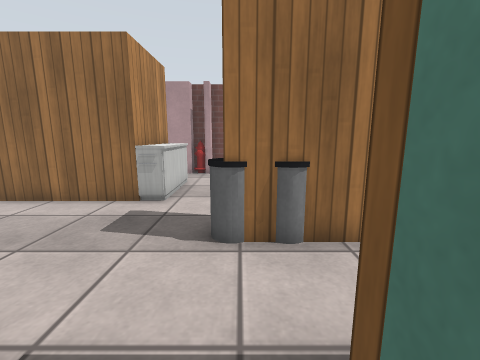
View 1 (above)

18 first-person views from a walk through a robot-simulator world made for Gazebo. The camera is 1 m above the floor, tilts 10° down and sees 90° across. Floor lines are 1 m apart. The floor is counted in squares, 0.5 m on a side. Each view is taken from the middle of a square. On the plan, view 1 faces up. The plan holds only what a view shows up to about 15 squares ahead; the rest is blank. The place goes on beyond the plan. Simple patterns stand in for the simulator's built-in surfaces. Simple shapes stand in for some stock models. Some surface patterns are stand-ins.

View 2
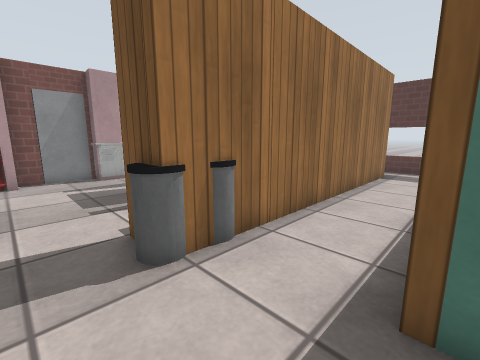

View 3
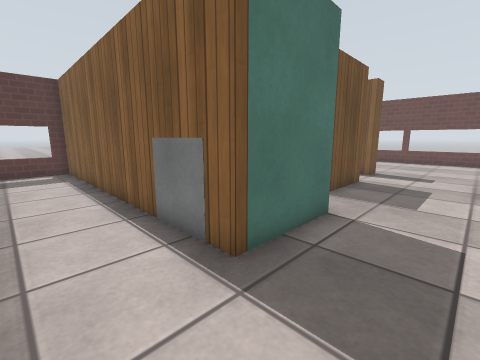

View 4
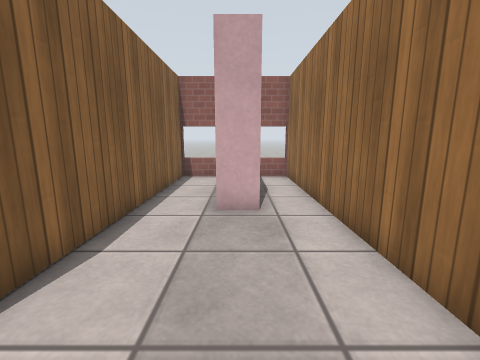

View 5
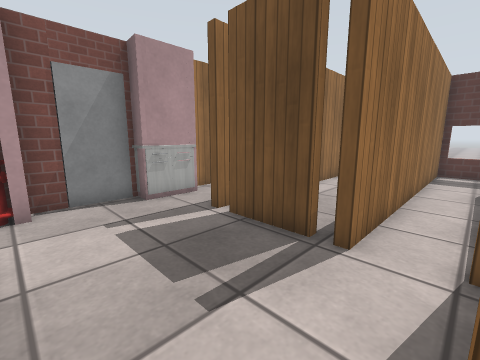

View 6
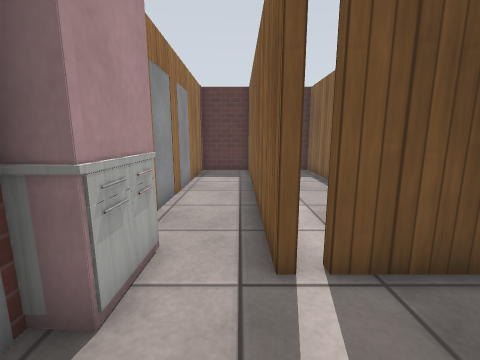

View 7
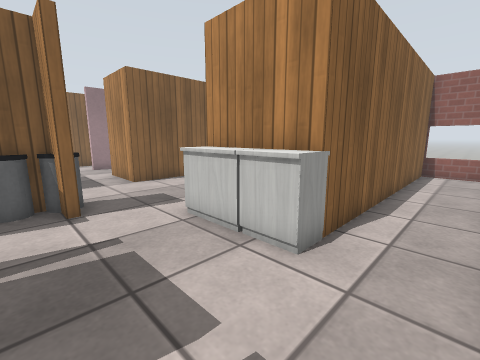

View 8
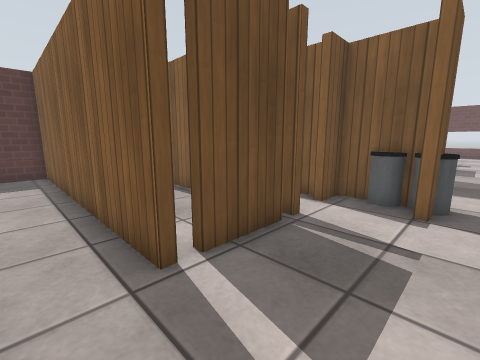

View 9
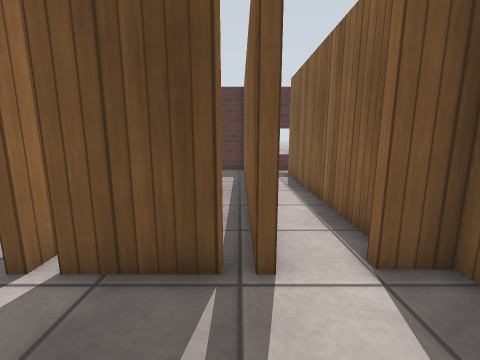

View 10
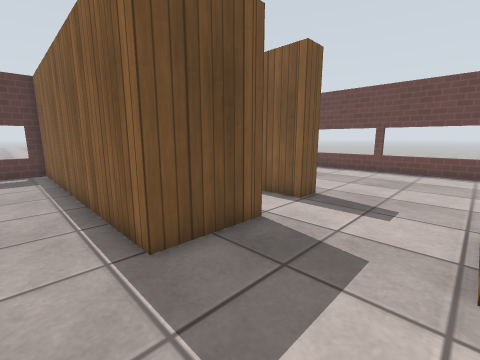

View 11
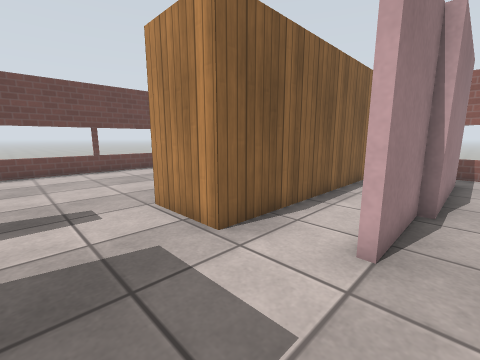

View 12
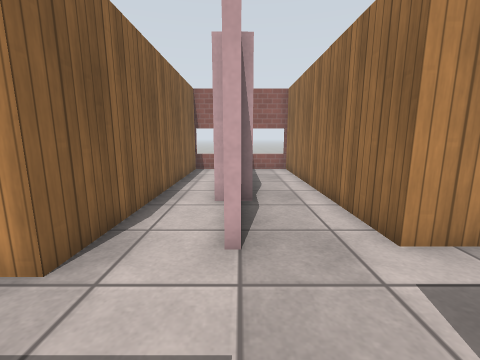

View 13
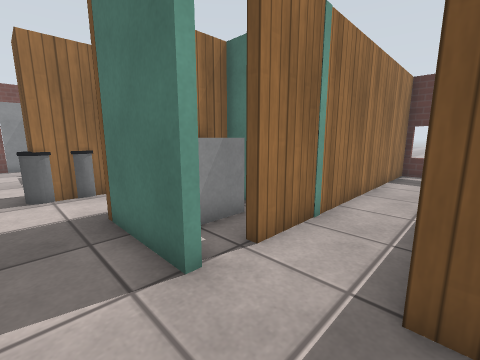

View 14
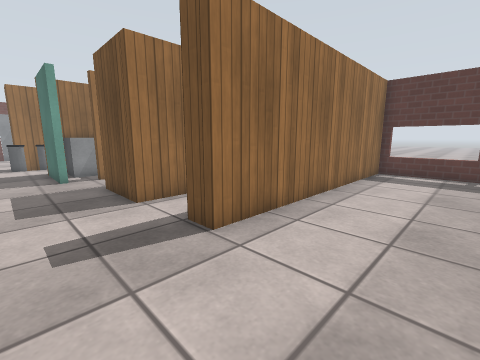

View 15
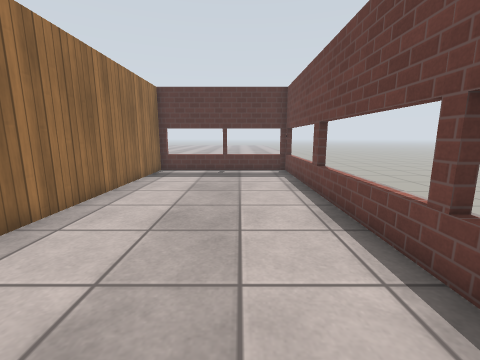

View 16
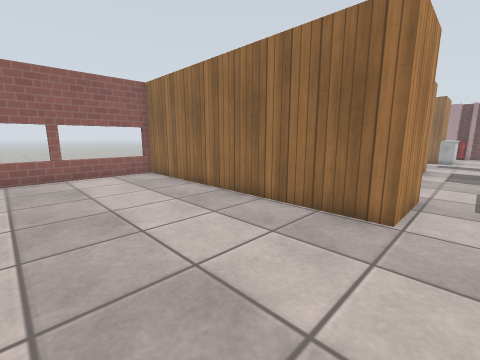

View 17
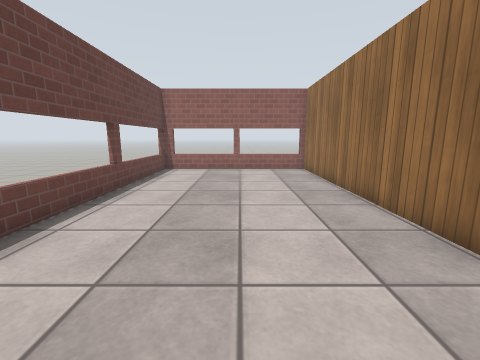

View 18
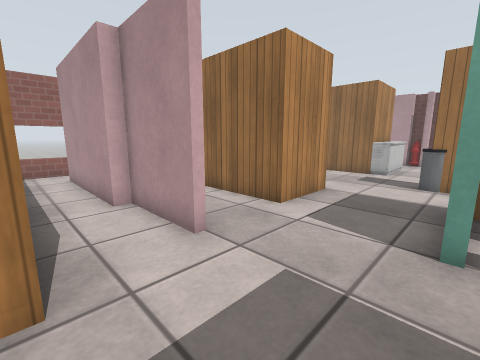

### Floor plan
Ten units are one square. View 1 is at (0, 0); x grows to the right and y downward. Boxes are objects, and circles mark ways between rooms. Rooms are numbered by the first view taken in them; rooms with no view inside come last. Other rooms are left out.
<svg viewBox="-153 -160 298 356">
<path fill="none" stroke="#000" d="M-34 -75 -100 -75M23 -75 23 -78M23 -82 23 -107M23 -47 23 -60M22 -115 64 -115M-27 -135 -40 -135M34 -14 140 -14 140 -36M-7 -143 -16 -143 -16 -134M-19 -143 -27 -143M-85 -56 -85 -42M33 -135 12 -135 13 -143M45 -1 45 -11 34 -11M7 22 7 -14 15 -14M55 -143 36 -143M-109 -75 -148 -75M120 -44 14 -44M-144 -75 -144 -60M-144 -37 -144 -19M-148 -110 -34 -110M-148 -20 -32 -20 -32 10M-144 -131 -144 -109M-32 10 -144 10 -144 69 -22 69 -22 84M11 22 7 22M-65 40 -32 40 -32 43 -65 43 -64 48 -125 48M18 76 18 46 140 46 140 22 22 22M-125 36 -65 36M-22 99 -144 99 -144 191M-145 188 140 188 140 110 23 110M81 -143 71 -143M64 -115 140 -115 140 -143 99 -143M140 -36 140 -75 23 -75M29 -54 120 -54"/>
<rect x="-35" y="-85" width="20" height="20" fill="#bbb"><title>chest of drawers</title></rect>
<rect x="-35" y="-95" width="20" height="10" fill="#bbb"><title>chest of drawers</title></rect>
<rect x="-35" y="-115" width="20" height="20" fill="#bbb"><title>chest of drawers</title></rect>
<rect x="-15" y="-55" width="20" height="20" fill="#bbb"><title>bin</title></rect>
<rect x="-5" y="-155" width="10" height="20" fill="#bbb"><title>other object</title></rect>
<rect x="5" y="-55" width="10" height="20" fill="#bbb"><title>bin</title></rect>
<rect x="15" y="-15" width="20" height="30" fill="#bbb"><title>grey box</title></rect>
<rect x="15" y="-155" width="10" height="30" fill="#bbb"><title>chest of drawers</title></rect>
<rect x="55" y="-155" width="10" height="20" fill="#bbb"><title>other object</title></rect>
<rect x="85" y="-155" width="10" height="20" fill="#bbb"><title>other object</title></rect>
<circle cx="-10" cy="17" r="3" fill="#2a7"/>
<circle cx="75" cy="-125" r="3" fill="#2a7"/>
<circle cx="75" cy="-140" r="3" fill="#2a7"/>
<circle cx="130" cy="-45" r="3" fill="#2a7"/>
<text x="-10" y="-70">1</text>
<text x="-20" y="40">2</text>
<text x="0" y="150">3</text>
<text x="100" y="-130">4</text>
<text x="90" y="-60">5</text>
</svg>
Room 1 opens to room 2. Room 1 opens to room 4. Room 1 opens to room 5.

Where each view was taken, in squares from view 1:
view 1: 0 up, 0 right, facing up
view 2: 1 up, 2 left, facing up-right
view 3: 4 up, 2 left, facing down-right
view 4: 5 up, 2 left, facing left
view 5: 6 up, 2 left, facing up-right
view 6: 12 up, 1 left, facing right
view 7: 13 up, 1 right, facing down-left
view 8: 13 up, 1 left, facing down-right
view 9: 8 up, 1 left, facing right
view 10: 3 down, 2 left, facing down-right
view 11: 3 down, 1 right, facing down-left
view 12: 4 down, 1 right, facing left
view 13: 5 down, 1 left, facing up-right
view 14: 15 down, 1 left, facing up-right
view 15: 16 down, 1 left, facing right
view 16: 16 down, 1 left, facing up-left
view 17: 14 down, 1 right, facing left
view 18: 7 down, 1 right, facing up-left
